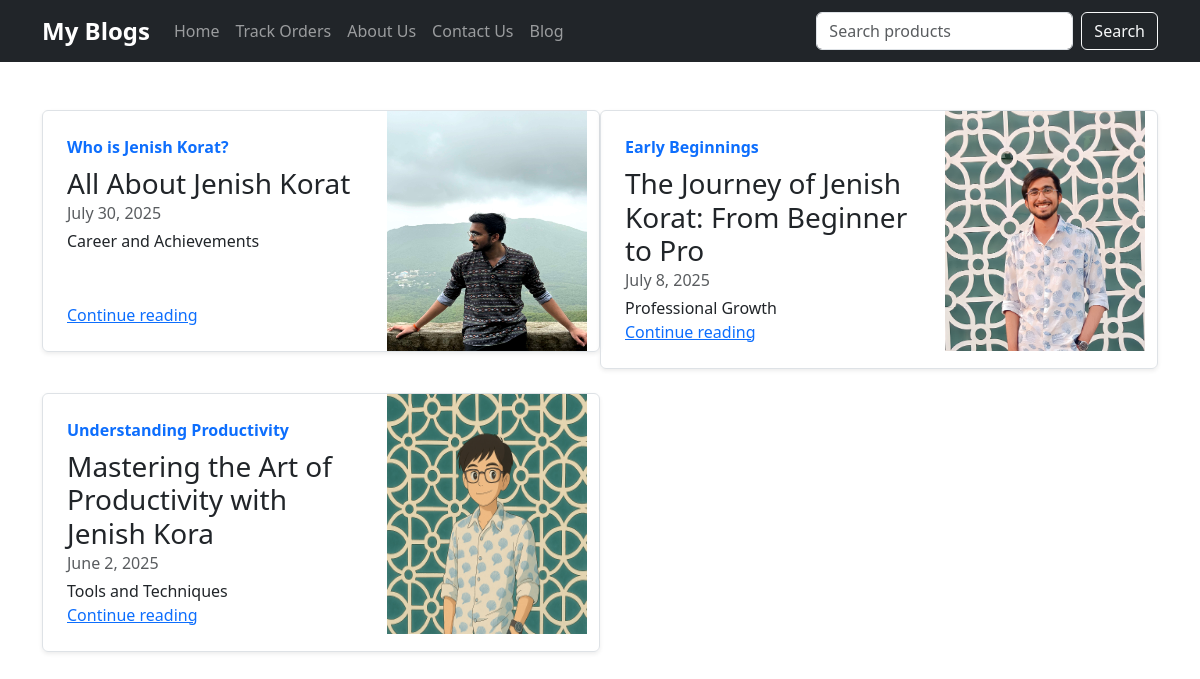
Screenshot of /blog/ with the database file from the repository.
### blog/models.py (models this page shows, shortened)
class BlogPost(models.Model):
    post_id = models.AutoField(primary_key=True)
    title = models.CharField(max_length=50)
    head0 = models.CharField(max_length=500, default="")
    chead0 = models.CharField(max_length=5000, default="")
    head1 = models.CharField(max_length=500, default="")
    chead1 = models.CharField(max_length=5000, default="")
    head2 = models.CharField(max_length=500, default="")
    chead2 = models.CharField(max_length=5000, default="")
    pub_date = models.DateField()
    thumbnail = models.ImageField(upload_to='blog/images', default="")

### blog/views.py (the view)
# urls.py: path('', views.index, name="BlogHome"),
def index(request):
    blogPost = BlogPost.objects.all()
    return render(request, 'blog/index.html', {'blogPost': blogPost})

### blog/templates/blog/index.html
{% extends 'blog/base.html' %}
{% block content %}
<div class="container mt-3">
  <div class="row my-2">
    {% for blog in blogPost %}
      <div class="col-md-6">
        <div class="row no-gutters border rounded overflow-hidden flex-md-row mb-4 shadow-sm h-md-250 position-relative">
          <div class="col p-4 d-flex flex-column position-static">
            <strong class="d-inline-block mb-2 text-primary">{{ blog.head0 }}</strong>
            <h3 class="mb-0">{{ blog.title }}</h3>
            <div class="mb-1 text-muted">{{ blog.pub_date }}</div>
            <p class="card-text mb-auto">{{ blog.head1 }}</p>
            <a href="{% url 'BlogPost' blog.post_id %}" class="stretched-link">Continue reading</a>
          </div>
          <div class="col-auto d-none d-lg-block">
            <img src="{{ blog.thumbnail.url }}" class="bd-placeholder-img" width="200" height="240" xmlns="http://www.w3.org/2000/svg" preserveAspectRatio="xMidYMid slice" focusable="false" role="img" aria-label="Placeholder: Thumbnail"><title>Placeholder</title></img>
          </div>
        </div>
      </div>
      {% endfor %}
    </div>
</div>
{% endblock %}

### rows the page displays
BlogPost: head0 "Who is Jenish Korat?", title "All About Jenish Korat", pub_date "July 30, 2025", head1 "Career and Achievements", thumbnail (picture)
BlogPost: head0 "Early Beginnings", title "The Journey of Jenish Korat: From Beginner to Pro", pub_date "July 8, 2025", head1 "Professional Growth", thumbnail (picture)
BlogPost: head0 "Understanding Productivity", title "Mastering the Art of Productivity with Jenish Kora", pub_date "June 2, 2025", head1 "Tools and Techniques", thumbnail (picture)
